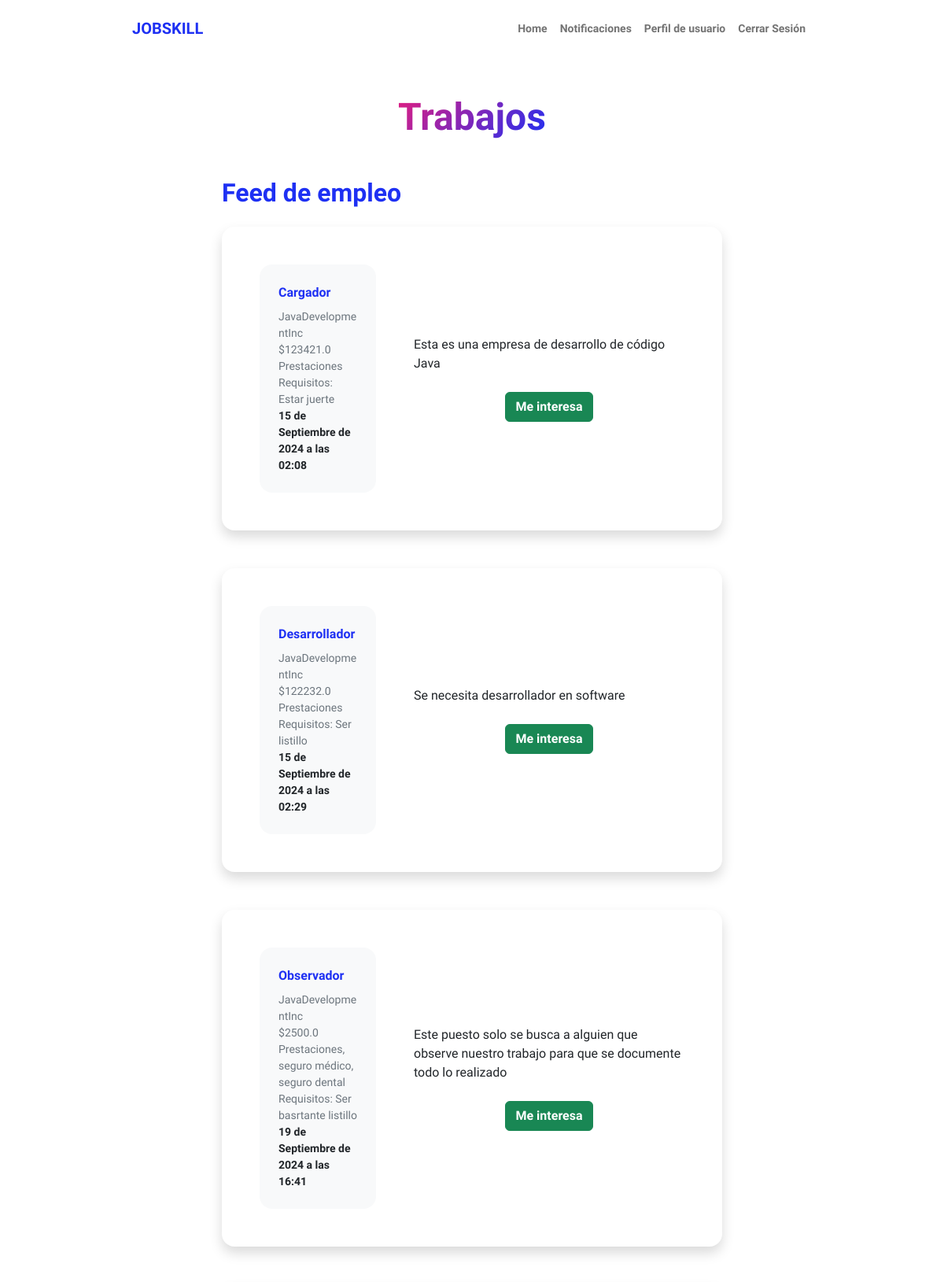
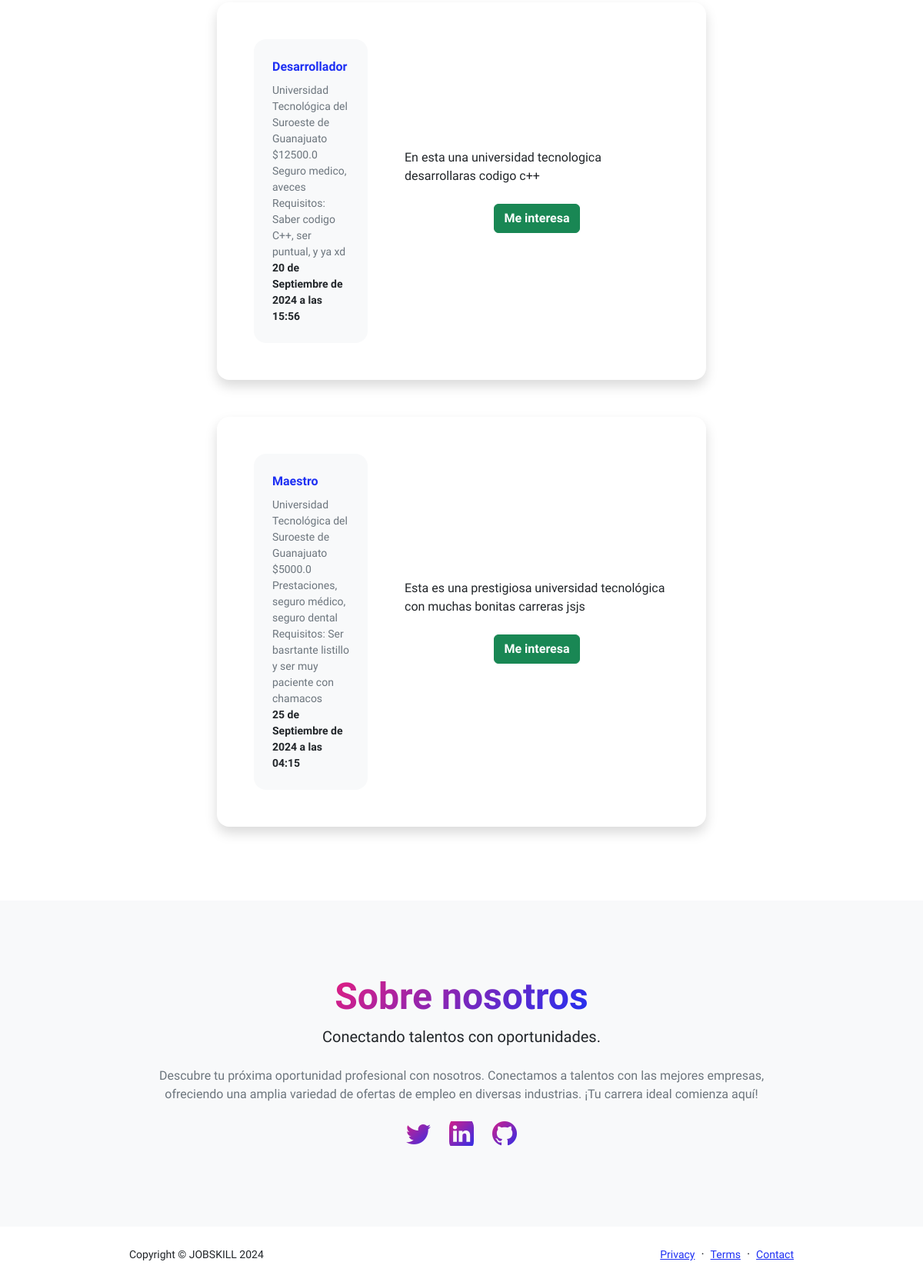
/U/ (signed in), run on an earlier commit of the app's database (2 pictures, top to bottom).
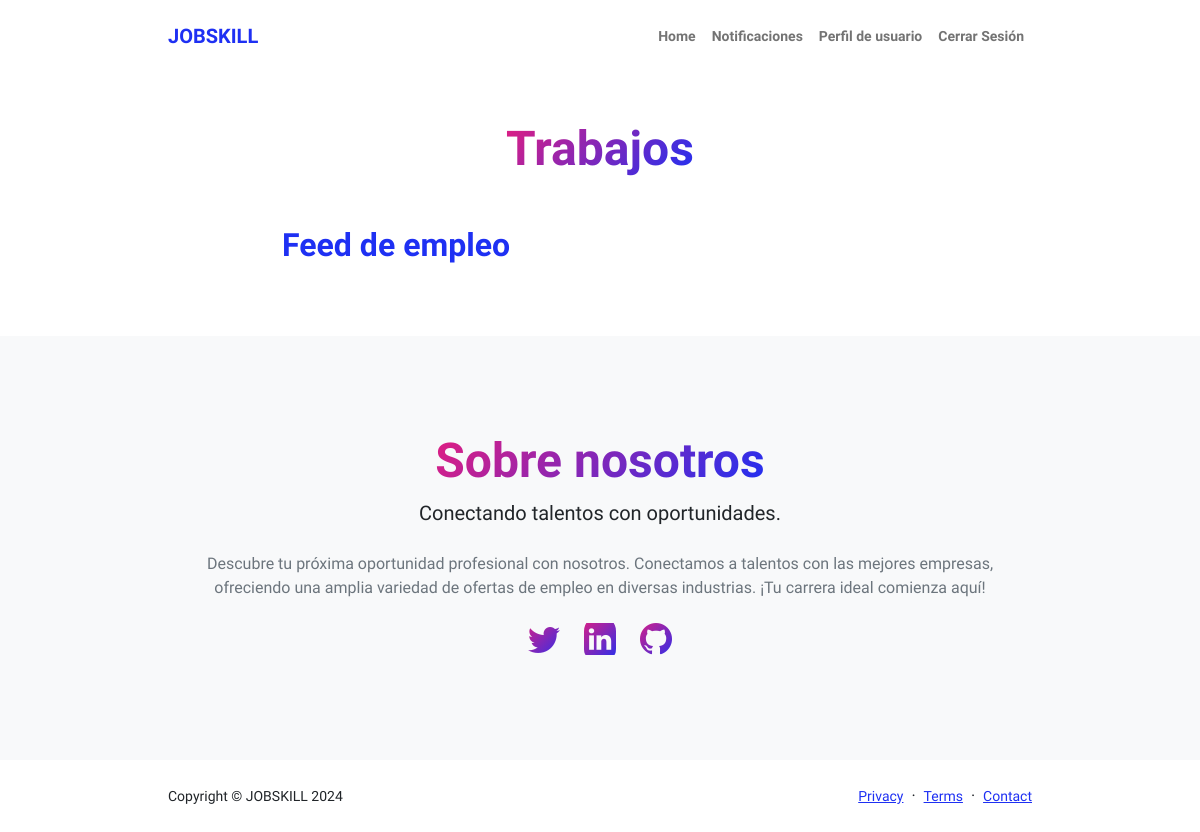
And on a later commit of the database.
### paginaEmpresa/models.py (models this page shows, shortened)
class Puesto(models.Model):
    nombrePuesto=models.CharField(max_length=150)
    descripcion=models.CharField(max_length=255)
    requisitos=models.CharField(max_length=255)
    sueldoBase=models.FloatField()
    beneficios=models.CharField(max_length=255, null=True, blank=True)
    disponibles=models.IntegerField()
    empresa=models.ForeignKey(Empresa, on_delete=models.CASCADE)
    created=models.DateTimeField(auto_now_add=True)
    updated=models.DateTimeField(auto_now_add=True)
    class Meta:
        verbose_name='puesto'
        verbose_name_plural='puestos'

### jobskill1/models.py (models this page shows)
class Empresa(models.Model):
    user=models.OneToOneField(CustomUser, on_delete=models.CASCADE, related_name='profileE')
    nombre=models.CharField(max_length=50)
    descripcion=models.CharField(max_length=255)
    direccion=models.CharField(max_length=100)
    objetivo=models.CharField(max_length=255)
    telefono=models.CharField(max_length=16)
    foto=models.ImageField(upload_to="Empresa")
    def __str__(self):
        return self.nombre

### paginaUsuario/views.py (the view)
# urls.py: path('', trabajos, name="homeU"),
@login_required
def trabajos(request): #Este es el home
    if request.user.is_authenticated:
        if request.user.empresa==True:
            return redirect("homeE")
    puestos=Puesto.objects.all()
    return render(request, "paginaUsuario/trabajos.html", {"puestos":puestos})

### paginaUsuario/templates/paginaUsuario/trabajos.html (shortened to what this page needs)
{% extends "paginaUsuario/base.html"%}
{% load static %}
{% block content %}
<div class="container px-5 my-5">
                <div class="text-center mb-5">
                    <h1 class="display-5 fw-bolder mb-0"><span class="text-gradient d-inline">Trabajos</span></h1>
                </div>
                <div class="row gx-5 justify-content-center">
                    <div class="col-lg-11 col-xl-9 col-xxl-8">
                        <section>
                            <div class="d-flex align-items-center justify-content-between mb-4">
                                <h2 class="text-primary fw-bolder mb-0">Feed de empleo</h2>
                            </div>
                            {% for puesto in puestos %}
                            <div class="card shadow border-0 rounded-4 mb-5">
                                <div class="card-body p-5">
                                    <div class="row align-items-center gx-5">
                                        <div class="col text-center text-lg-start mb-4 mb-lg-0" style="width: 20%;">
                                            <div class="bg-light p-4 rounded-4">
                                                <div class="text-primary fw-bolder mb-2">{{puesto.nombrePuesto}}</div>
                                                <div class="small text-muted">{{puesto.empresa}}</div>
                                                <div class="small text-muted">${{puesto.sueldoBase}}</div>
                                                <div class="small text-muted">{{puesto.beneficios}}</div>
                                                <div class="small text-muted">Requisitos: {{puesto.requisitos}}</div>
                                                <div class="small fw-bolder">{{puesto.created}}</div>
                                            </div>
                                        </div>
                                        <div class="col-lg-8">
                                            <div>{{puesto.descripcion}}</div><br>
                                            <div class="small text-muted" style="text-align-last: center;"><a class="btn btn-success" href="/U/postulacion/?id={{puesto.id}}"><strong>Me interesa</strong></a></div>
                                        </div>
                                    </div>
                                </div>
                            </div>
                            {% endfor %}
                        </section>
                    </div>
                </div>
            </div>
{% endblock %}

### paginaUsuario/templates/paginaUsuario/base.html (shortened to what this page needs)
<!DOCTYPE html>
<html lang="es">
    <head>
      {% load static %}
        <link href="https://cdn.jsdelivr.net/npm/bootstrap-icons@1.8.1/font/bootstrap-icons.css" rel="stylesheet" />
        <link href="{% static 'jobskill1/css/styles.css'%}" rel="stylesheet" />
        <link href="https://cdnjs.cloudflare.com/ajax/libs/limonte-sweetalert2/7.8.0/sweetalert2.min.css" rel="stylesheet" />
    </head>
    <body class="d-flex flex-column h-100">
        <main class="flex-shrink-0">
            <nav class="navbar navbar-expand-lg navbar-light bg-white py-3">
                <div class="container px-5">
                    <a class="navbar-brand" href="{% url 'home'%} "><span class="fw-bolder text-primary">JOBSKILL</span></a>
                    <div class="collapse navbar-collapse" id="navbarSupportedContent">
                        <ul class="navbar-nav ms-auto mb-2 mb-lg-0 small fw-bolder">
                            <li class="nav-item"><a class="nav-link" href="{% url 'homeU'%}">Home</a></li>
                            <li class="nav-item"><a class="nav-link" href="{% url 'notificacion'%}">Notificaciones</a></li>
                            <li class="nav-item"><a class="nav-link" href="{% url 'perfilU'%}">Perfil de usuario</a></li>
                            <li class="nav-item"><a class="nav-link" href="{% url 'cerrarS'%}">Cerrar Sesión</a></li>
                        </ul>
                    </div>
                </div>
</nav>
</head>
<body>
    {% block content %}
    {% endblock %}
            <section class="bg-light py-5">
                <div class="container px-5">
                    <div class="row gx-5 justify-content-center">
                        <div class="col-xxl-8">
                            <div class="text-center my-5">
                                <h2 class="display-5 fw-bolder"><span class="text-gradient d-inline">Sobre nosotros</span></h2>
                                <p class="lead fw-light mb-4">Conectando talentos con oportunidades.</p>
                                <p class="text-muted">Descubre tu próxima oportunidad profesional con nosotros. Conectamos a talentos con las mejores empresas, ofreciendo una amplia variedad de ofertas de empleo en diversas industrias. ¡Tu carrera ideal comienza aquí!</p>
                                <div class="d-flex justify-content-center fs-2 gap-4">
                                    <a class="text-gradient" href="#!"><i class="bi bi-twitter"></i></a>
                                    <a class="text-gradient" href="#!"><i class="bi bi-linkedin"></i></a>
                                    <a class="text-gradient" href="#!"><i class="bi bi-github"></i></a>
                                </div>
                            </div>
                        </div>
                    </div>
                </div>
            </section>
        </main>
        <footer class="bg-white py-4 mt-auto">
            <div class="container px-5">
                <div class="row align-items-center justify-content-between flex-column flex-sm-row">
                    <div class="col-auto"><div class="small m-0">Copyright &copy; JOBSKILL 2024</div></div>
                    <div class="col-auto">
                        <a class="small" href="#!">Privacy</a>
                        <span class="mx-1">&middot;</span>
                        <a class="small" href="#!">Terms</a>
                        <span class="mx-1">&middot;</span>
                        <a class="small" href="#!">Contact</a>
                    </div>
                </div>
            </div>
        </footer>
    </body>
</html>

### paginaUsuario/templates/paginaUsuario/base.html (style rules this page uses)
html, body { height: 100%; margin: 0; padding: 0; }

What changed in the data, as far as the page shows it:
removed Puesto: nombrePuesto "Cargador", empresa "JavaDevelopmentInc", sueldoBase "123421.0", beneficios "Prestaciones", requisitos "Estar juerte", created "15 de Septiembre de 2024 a las 02:08", descripcion "Esta es una empresa de desarrollo de código Java"
removed Puesto: nombrePuesto "Desarrollador", empresa "JavaDevelopmentInc", sueldoBase "122232.0", beneficios "Prestaciones", requisitos "Ser listillo", created "15 de Septiembre de 2024 a las 02:29", descripcion "Se necesita desarrollador en software"
removed Puesto: nombrePuesto "Observador", empresa "JavaDevelopmentInc", sueldoBase "2500.0", beneficios "Prestaciones, seguro médico, seguro dental", requisitos "Ser basrtante listillo", created "19 de Septiembre de 2024 a las 16:41", descripcion "Este puesto solo se busca a alguien que observe nuestro trabajo para que se documente todo lo realizado"
removed Puesto: nombrePuesto "Desarrollador", empresa "Universidad Tecnológica del Suroeste de Guanajuato", sueldoBase "12500.0", beneficios "Seguro medico, aveces", requisitos "Saber codigo C++, ser puntual, y ya xd", created "20 de Septiembre de 2024 a las 15:56", descripcion "En esta una universidad tecnologica desarrollaras codigo c++"
removed Puesto: nombrePuesto "Maestro", empresa "Universidad Tecnológica del Suroeste de Guanajuato", sueldoBase "5000.0", beneficios "Prestaciones, seguro médico, seguro dental", requisitos "Ser basrtante listillo y ser muy paciente con chamacos", created "25 de Septiembre de 2024 a las 04:15", descripcion "Esta es una prestigiosa universidad tecnológica con muchas bonitas carreras jsjs"
